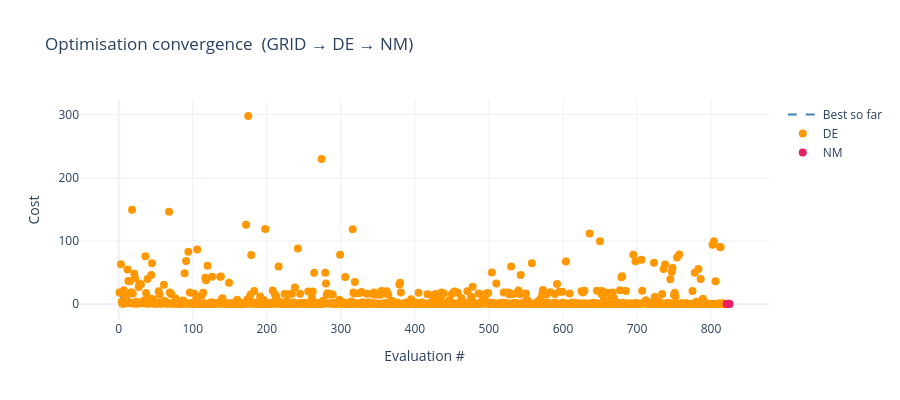

Source (notebook cell):
### Markdown cell above
---
## Cell 9 — Convergence plot

### Code cell
plot_convergence(
    history   = history,
    title     = "Optimisation convergence  (GRID → DE → NM)",
    show_best = True,
)

### Figure 1 — Plotly figure (JSON) as saved in the notebook; plotly's stock layout.template omitted (floating-point values rounded to 4 significant figures; data arrays with more than 128 entries replaced by an {"elided": "..."} marker saying what was removed)
{"data": [{"line": {"color": "steelblue", "dash": "dash", "width": 2}, "mode": "lines", "name": "Best so far", "type": "scatter", "x": {"elided": "825 int values"}, "y": {"elided": "825 float values"}}, {"hovertemplate": "%{text}<extra></extra>", "marker": {"color": "#FF9800", "size": 8}, "mode": "markers", "name": "DE", "text": {"elided": "820 str values"}, "type": "scatter", "x": {"elided": "820 int values"}, "y": {"elided": "820 float values"}}, {"hovertemplate": "%{text}<extra></extra>", "marker": {"color": "#E91E63", "size": 8}, "mode": "markers", "name": "NM", "text": ["Kp=0.4577  Ki=995.2  cost=0.3236", "Kp=0.6465  Ki=995.2  cost=0.3839", "Kp=0.4577  Ki=1406  cost=0.5046", "Kp=0.6465  Ki=704.5  cost=0.6221", "Kp=0.4989  Ki=1183  cost=0.2987"], "type": "scatter", "x": [821, 822, 823, 824, 825], "y": [0.3236, 0.3839, 0.5046, 0.6221, 0.2987]}], "layout": {"height": 400, "title": {"text": "Optimisation convergence  (GRID → DE → NM)"}, "xaxis": {"title": {"text": "Evaluation #"}}, "yaxis": {"title": {"text": "Cost"}}}}
